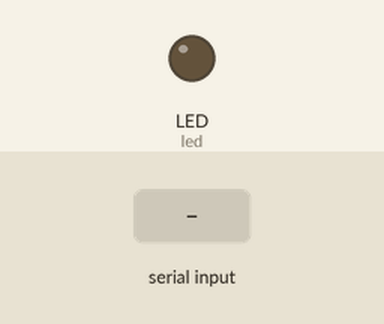
This program was run on a simulated CircuitPython board. On the bench: output pins drawn as LEDs (lit = HIGH). The test bench sets the inputs (shaded band). What the program prints to the serial console is not drawn.

Above: at 1.2 s.
1.3 s: "1\n" received over the second serial link
Timing chart, 0 to 4.3 s (numbered marks = the images above; inputs shaded):
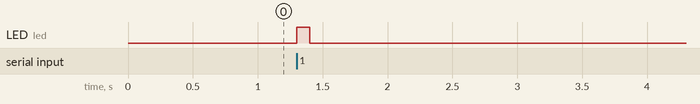

Measured:
- after the input at 1.3 s, LED (led): LOW → HIGH at once, → LOW 0.10 s later

The program:

code.py
```python
import time
import usb_cdc
import digitalio
import board
# documentation https://docs.circuitpython.org/en/latest/shared-bindings/usb_cdc/index.html

led = digitalio.DigitalInOut(board.LED)
led.direction = digitalio.Direction.OUTPUT

while True:
    # Check if data is available
    if usb_cdc.data.in_waiting>0:
        # Read data from the USB CDC interface
        indata = usb_cdc.data.readline()  # Read up to 64 bytes of data
        if indata:
            print("Received:", indata)
            led.value = True
            time.sleep(0.1)
            led.value = False
            usb_cdc.data.write(b"Hello from Pico!\n")
        # Process received data here
    #usb_cdc.console.send("Hello from Pico!\n")

    #time.sleep(1)
```
